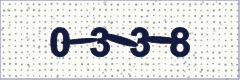
#> input picture evidence/out_3240704204_01/0001.png, 240 x 80 px, found by its file name; its folder holds 4 pictures in this run
$ python make_sample_sheets.py
#> lines starting #> are read from the running program, lines starting #| are printed output that depends on the picture
# -*- coding: utf-8 -*-
"""生成报告用的验证码预览图：
1) samples_overview.png  —— 200 张样本缩略总览（10 列 × 20 行）
2) samples_contact_sheet.png —— 20 张 1:1 放大图 + 真值，用于人工可读性自查
"""
import os
from PIL import Image, ImageDraw, ImageFont

root = r"C:\Users\12807\Desktop\3240704204_王志远_实验3"
sample_dir = os.path.join(root, "evidence", "out_3240704204_01")
asset_dir = os.path.join(root, "evidence", "report_assets")
os.makedirs(asset_dir, exist_ok=True)

files = sorted(f for f in os.listdir(sample_dir) if f.endswith(".png"))
print("samples:", len(files))

# ---------- 200 张总览 ----------
cols, rows = 10, 20
tw, th = 240, 80
sw, sh = tw // 2, th // 2          # 缩略 120x40
pad = 4
canvas = Image.new("RGB", (cols * (sw + pad) + pad, rows * (sh + pad) + pad), (235, 238, 242))
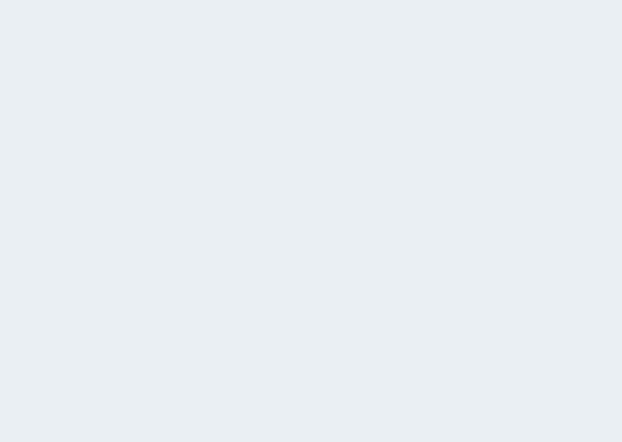
#> canvas: PIL image 1244x884 RGB (shown at 1/2 size); mean R, G, B 235, 238, 242
for idx, name in enumerate(files):
    im = Image.open(os.path.join(sample_dir, name)).convert("RGB").resize((sw, sh), Image.LANCZOS)
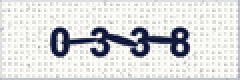
#> im: PIL image 120x40 RGB (shown 2 times larger); mean R, G, B 216.7, 217.6, 218.6
    x = pad + (idx % cols) * (sw + pad)
    y = pad + (idx // cols) * (sh + pad)
    canvas.paste(im, (x, y))
#> pass 2 of the loop `for idx, name in enumerate(files):`:
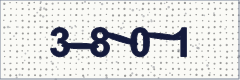
#> input picture evidence/out_3240704204_01/0003.png, 240 x 80 px, found by its file name
#> `im = Image.open(os.path.join(sample_dir, name)).convert("RGB").resize(..`:
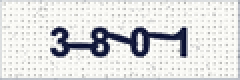
#> im: PIL image 120x40 RGB (shown 2 times larger); mean R, G, B 219.1, 219.9, 220.5
#> `canvas.paste(im, (x, y))`:
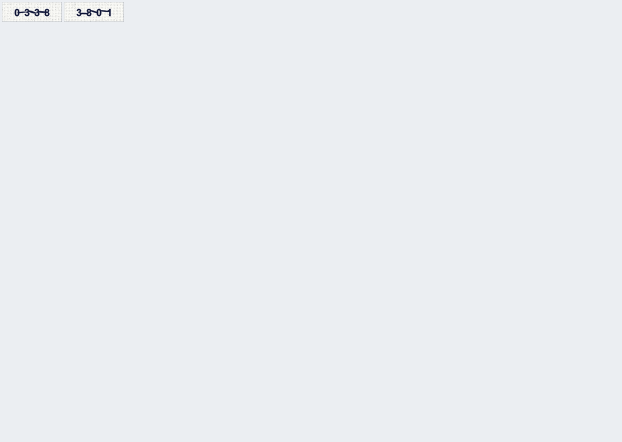
#> canvas: PIL image 1244x884 RGB (shown at 1/2 size); mean R, G, B 234.9, 237.8, 241.8
#> pass 3 of the loop `for idx, name in enumerate(files):`:
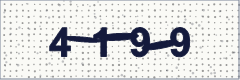
#> input picture evidence/out_3240704204_01/0006.png, 240 x 80 px, found by its file name
#> `im = Image.open(os.path.join(sample_dir, name)).convert("RGB").resize(..`:
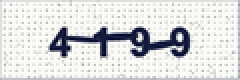
#> im: PIL image 120x40 RGB (shown 2 times larger); mean R, G, B 217.8, 218.7, 219.4
#> `canvas.paste(im, (x, y))`:
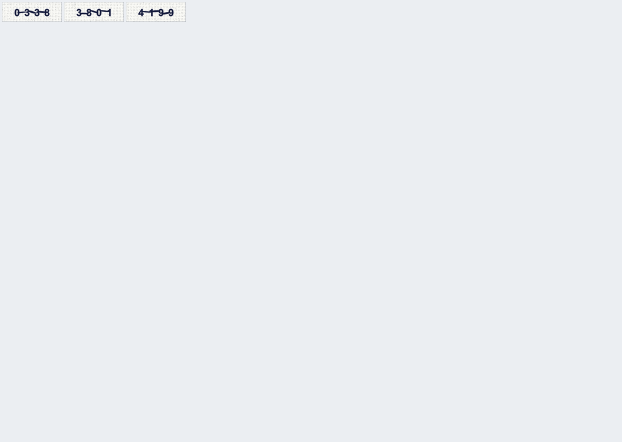
#> canvas: PIL image 1244x884 RGB (shown at 1/2 size); mean R, G, B 234.8, 237.7, 241.7
#> the loop made 4 passes; the first 3 are shown
canvas.save(os.path.join(asset_dir, "samples_overview.png"))
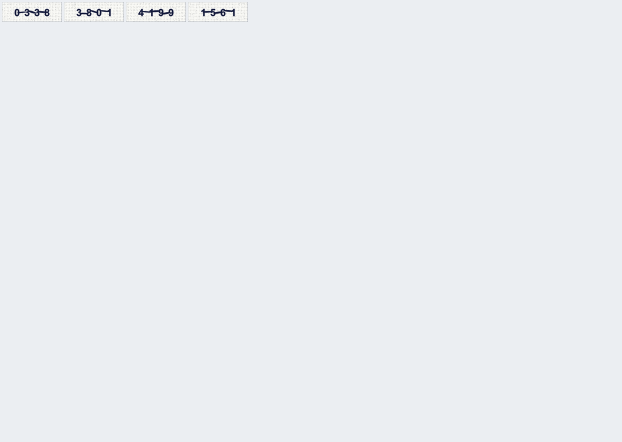
#> saved as samples_overview.png: PIL image 1244x884 RGB (shown at 1/2 size); mean R, G, B 234.7, 237.7, 241.6
print("overview:", canvas.size)
#| overview: (1244, 884)

# ---------- 20 张人工辨认用 ----------
font = ImageFont.truetype(r"C:\Windows\Fonts\msyh.ttc", 14)
cols2, rows2 = 4, 5
scale = 1.6
w2, h2 = int(tw * scale), int(th * scale)
label_h = 24
canvas2 = Image.new("RGB", (cols2 * (w2 + 10) + 10, rows2 * (h2 + label_h + 10) + 10), (245, 247, 250))
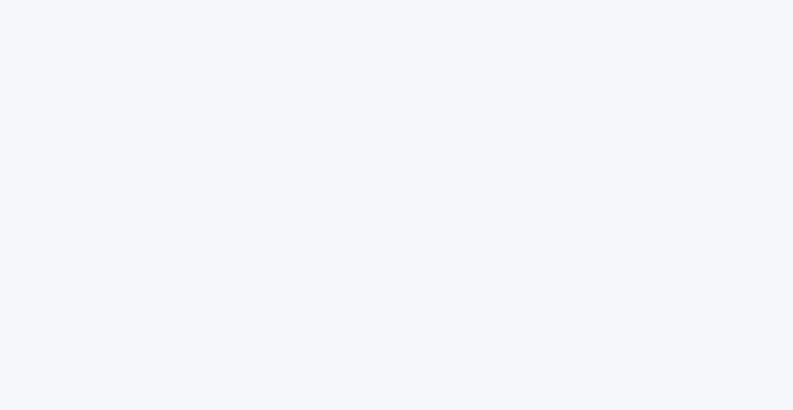
#> canvas2: PIL image 1586x820 RGB (shown at 1/2 size); mean R, G, B 245, 247, 250
d = ImageDraw.Draw(canvas2)
for idx, name in enumerate(files[:20]):
    im = Image.open(os.path.join(sample_dir, name)).convert("RGB").resize((w2, h2), Image.LANCZOS)
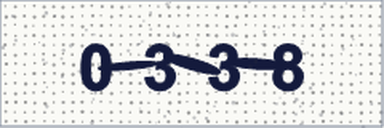
#> im: PIL image 384x128 RGB; mean R, G, B 216.9, 217.8, 218.6
    x = 10 + (idx % cols2) * (w2 + 10)
    y = 10 + (idx // cols2) * (h2 + label_h + 10)
    canvas2.paste(im, (x, y))
#> (the run stopped early here; a loop or call above may not have finished)
